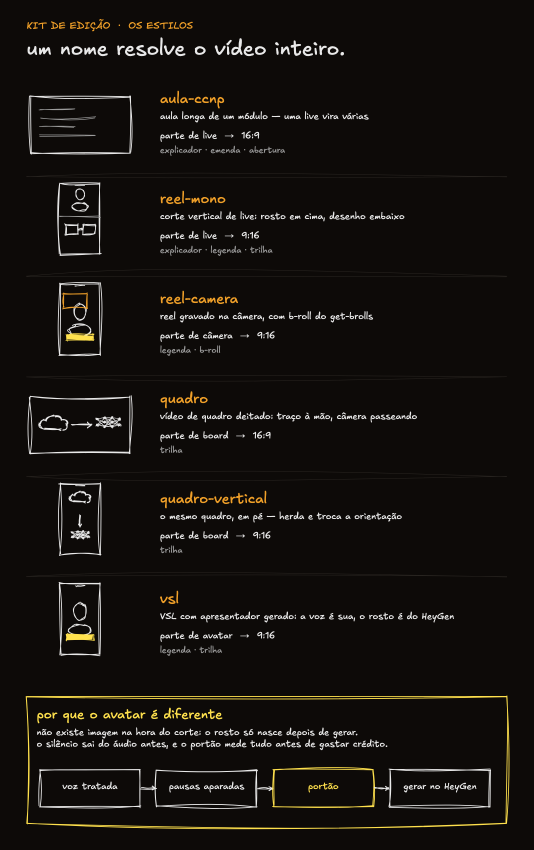
#> input picture kit-edicao-video/assets/kit-estilos.png, 1600 x 2550 px (shown at 1/3 size)
$ python carousel_preview.py ../../../../../../../kit-edicao-video/assets
#> lines starting #> are read from the running program, lines starting #| are printed output that depends on the picture; after the words box and inside, x2 and y2 are one past the last pixel; in counts of white or black regions, pixels touching at a corner belong together
#!/usr/bin/env python3
"""
Carousel Preview Generator

Stitches all slide images from a carousel directory into a single wide
horizontal strip with a dark background — ready to share on social media.

Supports animated slides: if any slide has an MP4 alongside its PNG,
the output is a video (MP4) with the animated slide playing in place.

Usage:
    python3 carousel_preview.py <carousel_dir> [--output preview.png] [--height 600]
"""

import argparse
import os
import re
import shutil
import subprocess
import sys
from pathlib import Path

from PIL import Image, ImageDraw, ImageFilter

try:
    import cv2
    HAS_CV2 = True
except ImportError:
    HAS_CV2 = False


# --- Config ---
BG_COLOR = (20, 20, 20)
GAP = 20
PADDING = 40
CORNER_RADIUS = 16
SHADOW_OFFSET = 6
SHADOW_BLUR = 12
DEFAULT_HEIGHT = 600


def natural_sort_key(path):
    """Sort filenames naturally (slide-2 before slide-10)."""
    return [
        int(c) if c.isdigit() else c.lower()
        for c in re.split(r'(\d+)', path.name)
    ]


def round_corners(img, radius):
    """Add rounded corners to an image."""
    mask = Image.new("L", img.size, 0)
    draw = ImageDraw.Draw(mask)
    draw.rounded_rectangle([0, 0, img.width, img.height], radius=radius, fill=255)
    result = img.copy()
    result.putalpha(mask)
    return result


def make_shadow(w, h, radius, offset, blur):
    """Create a drop shadow image."""
    shadow = Image.new("RGBA", (w + blur * 2, h + blur * 2), (0, 0, 0, 0))
    draw = ImageDraw.Draw(shadow)
    draw.rounded_rectangle(
        [blur, blur, blur + w, blur + h],
        radius=radius,
        fill=(0, 0, 0, 80),
    )
    shadow = shadow.filter(ImageFilter.GaussianBlur(blur))
    return shadow


def parse_args():
    parser = argparse.ArgumentParser(description="Generate carousel preview strip")
    parser.add_argument("carousel_dir", help="Path to carousel directory containing slide images")
    parser.add_argument("--output", default=None, help="Output filename (default: auto-detected)")
    parser.add_argument("--height", type=int, default=DEFAULT_HEIGHT, help=f"Target slide height in pixels (default: {DEFAULT_HEIGHT})")
    parser.add_argument("--exclude", nargs="*", default=[], help="Filenames to exclude")
    return parser.parse_args()


def build_layout(slides_png, target_h):
    """Load and scale slides, compute layout positions. Returns (scaled_images, positions, canvas_size)."""
    scaled = []
    for path in slides_png:
        img = Image.open(path).convert("RGBA")
        s = target_h / img.height
        new_w = int(img.width * s)
        img = img.resize((new_w, target_h), Image.LANCZOS)
        img = round_corners(img, CORNER_RADIUS)
        scaled.append(img)

    # Single row layout
    row_w = sum(img.width for img in scaled) + GAP * (len(scaled) - 1)
    total_w = row_w + PADDING * 2
    total_h = target_h + PADDING * 2

    # Compute positions
    positions = []
    x = PADDING
    y = PADDING
    for img in scaled:
        positions.append((x, y))
        x += img.width + GAP

    return scaled, positions, (total_w, total_h)


def render_base_canvas(scaled, positions, canvas_size):
    """Render the static base canvas with shadows and all static slides."""
    canvas = Image.new("RGBA", canvas_size, (*BG_COLOR, 255))

    for img, (x, y) in zip(scaled, positions):
        shadow = make_shadow(img.width, img.height, CORNER_RADIUS, SHADOW_OFFSET, SHADOW_BLUR)
        shadow_x = x - SHADOW_BLUR + SHADOW_OFFSET
        shadow_y = y - SHADOW_BLUR + SHADOW_OFFSET
        canvas.paste(shadow, (shadow_x, shadow_y), shadow)
        canvas.paste(img, (x, y), img)

    return canvas


def generate_static_preview(carousel_dir, slides_png, target_h, output_path):
    """Generate a static PNG preview."""
    scaled, positions, canvas_size = build_layout(slides_png, target_h)
    canvas = render_base_canvas(scaled, positions, canvas_size)

    canvas.convert("RGB").save(str(output_path), quality=95)
    print(f"\nPreview saved to: {output_path}")
    print(f"Dimensions: {canvas_size[0]} x {canvas_size[1]}px")


# [120 lines left out: function generate_video_preview, not called in this run]


def main():
    args = parse_args()
    carousel_dir = Path(args.carousel_dir)

    if not carousel_dir.is_dir():
        print(f"Error: Not a directory: {carousel_dir}", file=sys.stderr)
        sys.exit(1)

    # Find all PNG slide images, exclude preview files
    exclude = set(args.exclude + ["preview.png"])
    slides_png = sorted(
        [p for p in carousel_dir.glob("slide-*.png") if p.name not in exclude],
        key=natural_sort_key,
    )

    if not slides_png:
        # Fallback: any PNG that's not preview
        slides_png = sorted(
            [p for p in carousel_dir.glob("*.png") if p.name not in exclude],
            key=natural_sort_key,
        )

    if not slides_png:
        print(f"Error: No slide images found in {carousel_dir}", file=sys.stderr)
        sys.exit(1)

    print(f"Found {len(slides_png)} slides:")
    for s in slides_png:
        print(f"  {s.name}")

    # Check for MP4 versions of any slide
    video_slides = {}
    for i, png_path in enumerate(slides_png):
        mp4_path = png_path.with_suffix(".mp4")
        if mp4_path.exists():
            video_slides[i] = mp4_path
            print(f"  -> {mp4_path.name} (animated)")

    has_video = len(video_slides) > 0

    if has_video:
        output_path = Path(args.output) if args.output else carousel_dir / "preview.mp4"
        generate_video_preview(carousel_dir, slides_png, video_slides, args.height, output_path)
    else:
        output_path = Path(args.output) if args.output else carousel_dir / "preview.png"
        generate_static_preview(carousel_dir, slides_png, args.height, output_path)
#> in build_layout, `img = img.resize((new_w, target_h), Image.LANCZOS)`:
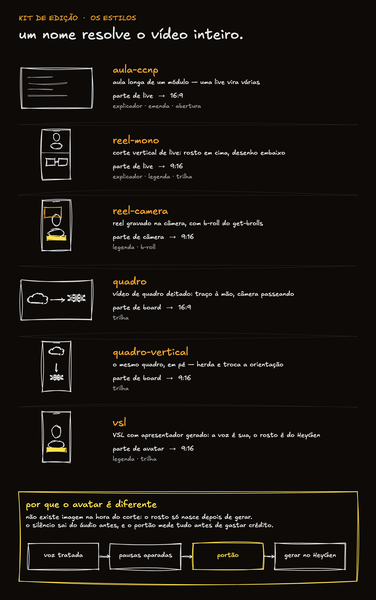
#> img: PIL image 376x600 RGBA; mean R, G, B, A 21.8, 18.5, 15, 255
#> in round_corners, `mask = Image.new("L", img.size, 0)`: mask: PIL image 376x600 L; every value is 0
#> in round_corners, `result.putalpha(mask)`:
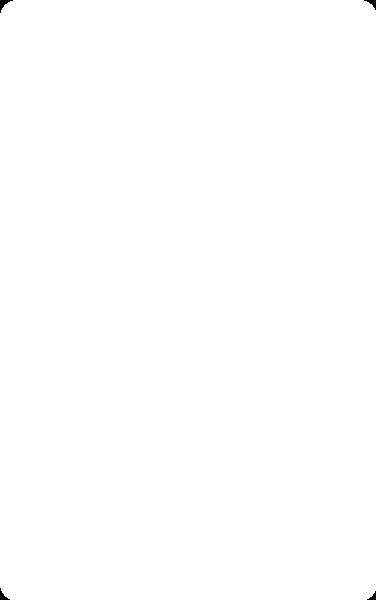
#> mask: PIL image 376x600 L; 99.9% white; 4 black regions, box (x1, y1, x2, y2) and area: (0, 0, 13, 13) 61, (364, 0, 376, 10) 48, (0, 588, 10, 600) 48, (367, 591, 376, 600) 36
#> in build_layout, `row_w = sum(img.width for img in scaled) + GAP * (len(scaled) - 1)`: row_w = 376
#> in build_layout, `total_w = row_w + PADDING * 2`: total_w = 456
#> the loop in build_layout, `for img in scaled:` made 1 pass
#> x on pass 1: 436
#> after the loop in build_layout, `for img in scaled:`: positions = [(40, 40)]; x = 436
#> in generate_static_preview, `scaled, positions, canvas_size = build_layout(slides_png, target_h)`: scaled = 1 item; positions = [(40, 40)]; canvas_size = (456, 680)
#> the loop in render_base_canvas, `for img, (x, y) in zip(scaled, positions):` made 1 pass
#> (x, y, shadow_x, shadow_y) on pass 1: (40, 40, 34, 34)
#> pass 1, in make_shadow, `shadow = shadow.filter(ImageFilter.GaussianBlur(blur))`:
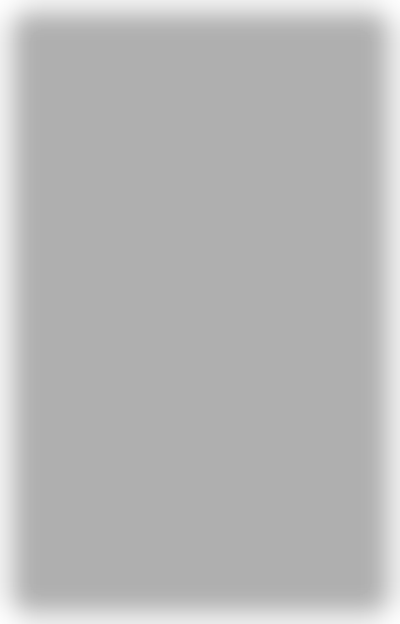
#> shadow: PIL image 400x624 RGBA; mean R, G, B, A 0, 0, 0, 72.1; transparent parts drawn white
#> after the loop in render_base_canvas, `for img, (x, y) in zip(scaled, positions):`:
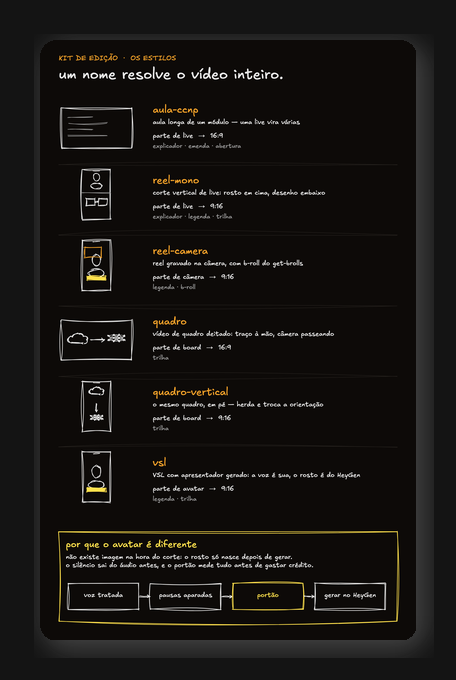
#> canvas: PIL image 456x680 RGBA; mean R, G, B, A 21.1, 18.7, 16.2, 252.9; transparent parts drawn white
#> in generate_static_preview, `canvas.convert("RGB").save(str(output_path), quality=95)`:
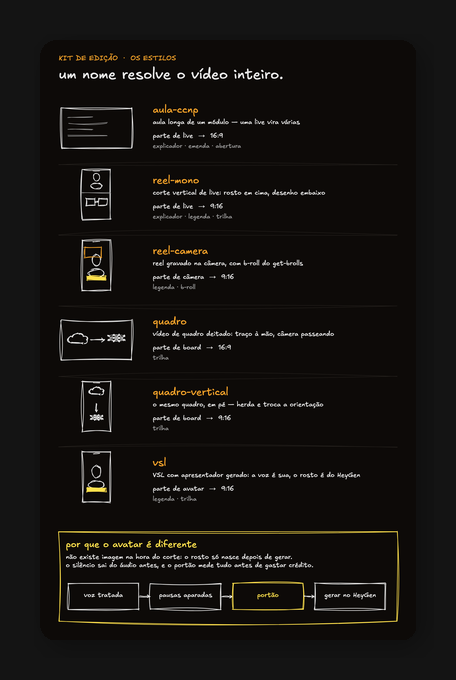
#> saved as preview.png: PIL image 456x680 RGB; mean R, G, B 21.1, 18.7, 16.2
#| Dimensions: 456 x 680px


if __name__ == "__main__":
    main()
